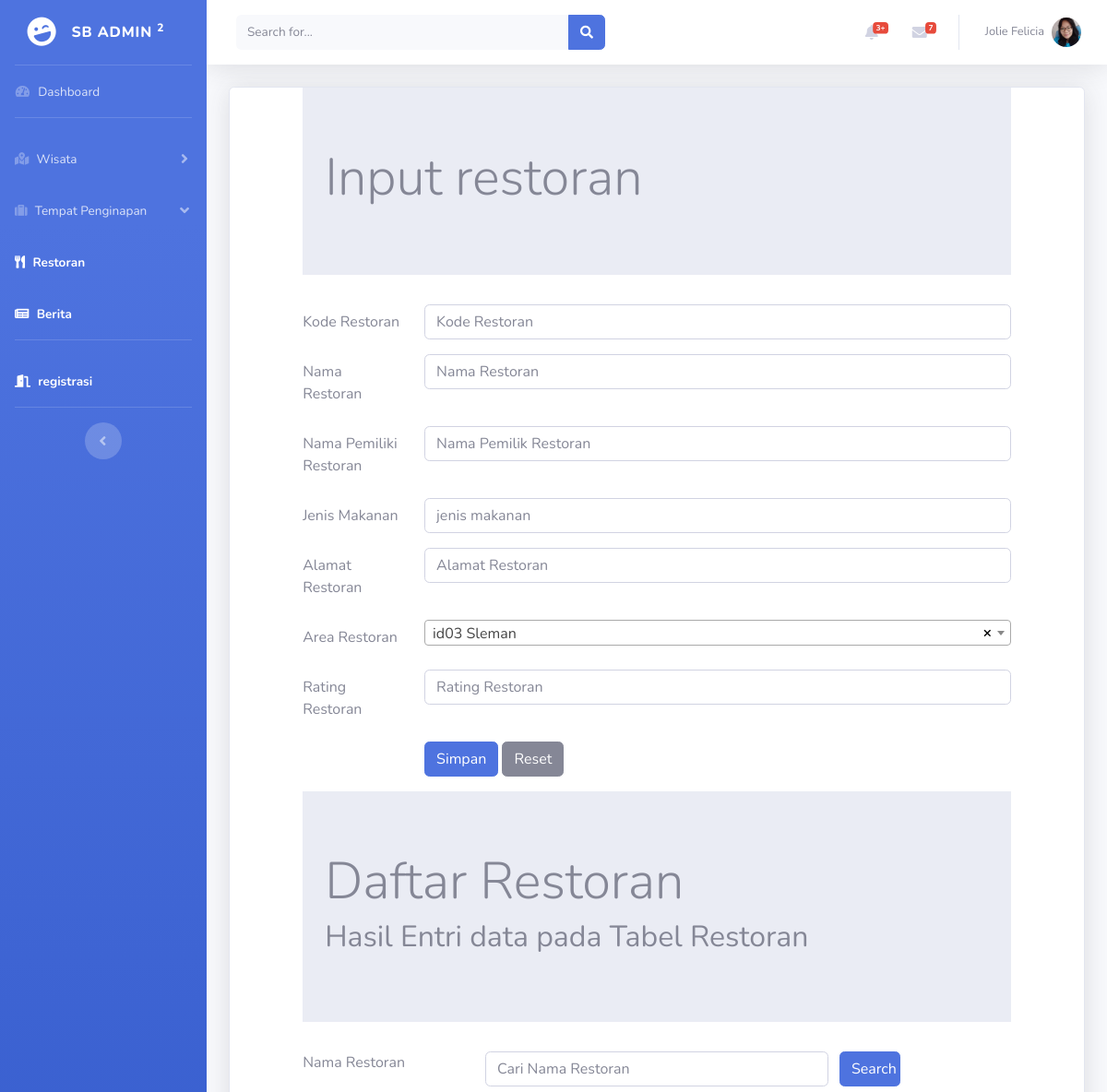
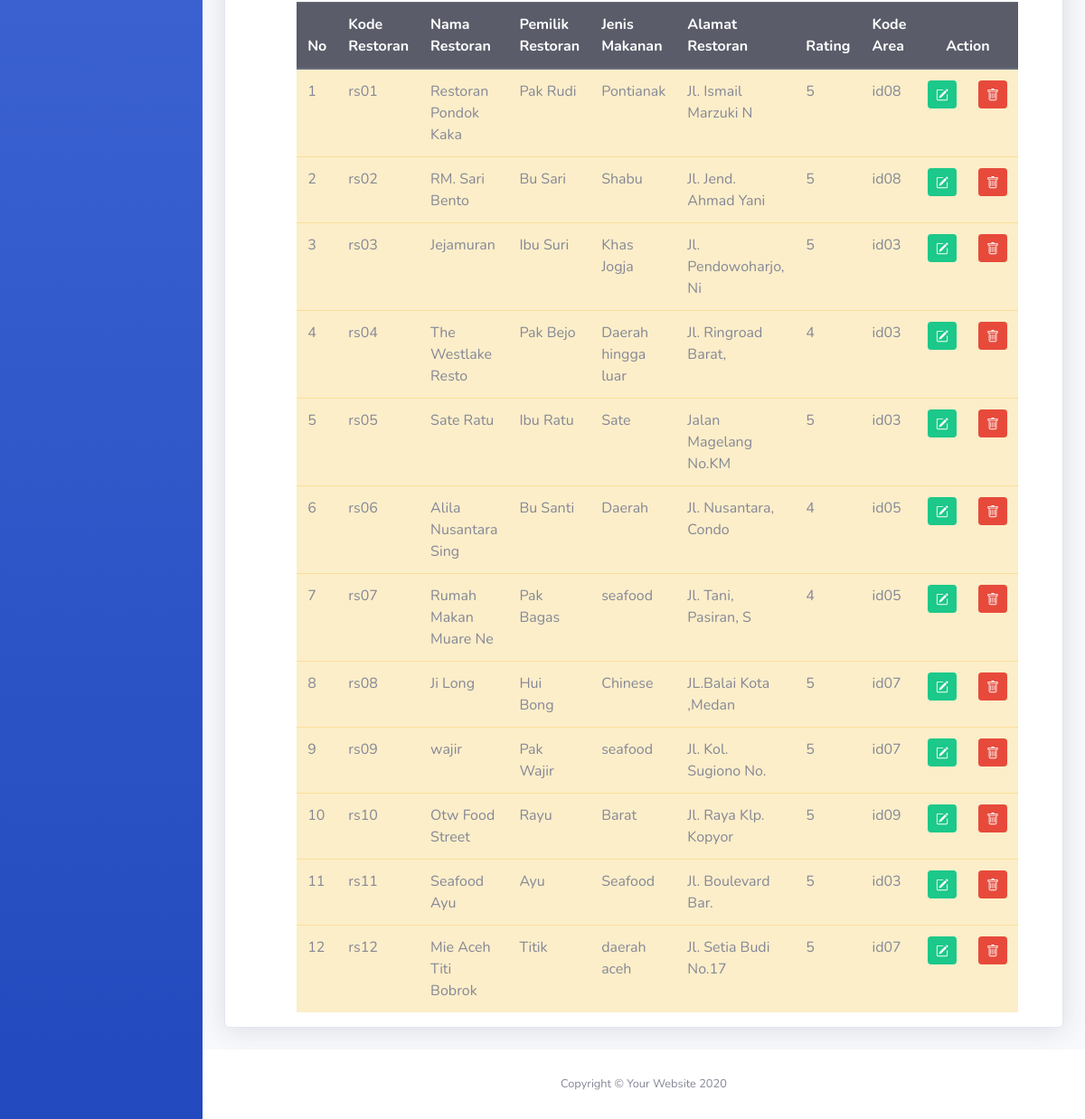
/restoran.php (signed in), run on the app's committed database (2 pictures, top to bottom).
### tables this page shows
CREATE TABLE `restoran` (
  `restoranID` char(4) NOT NULL,
  `restorannama` varchar(20) NOT NULL,
  `restoranpemilik` varchar(20) NOT NULL,
  `jenismakanan` varchar(20) NOT NULL,
  `restoranalamat` varchar(20) NOT NULL,
  `areaID` char(4) NOT NULL,
  `rating` int(11) NOT NULL
);

CREATE TABLE `area` (
  `areaID` char(4) NOT NULL,
  `areanama` char(35) NOT NULL,
  `areawilayah` char(35) NOT NULL,
  `areaketerangan` varchar(255) NOT NULL,
  `provinsiID` char(2) NOT NULL
);

### restoran.php (the view, shortened to what this page needs)
<!DOCTYPE html>
<html lang="en">
<head>
    <link rel="stylesheet" type="text/css" href="css/bootstrap.min.css">
    <link rel="stylesheet" href="https://cdnjs.cloudflare.com/ajax/libs/select2/4.0.3/css/select2.min.css">
</head>
<?php
     include "header.php";?>
<div class="container-fluid">
<div class="card shadow mb-4">
<?php
    include "includes/config.php";
?>
<div class="row">
<div class="col-sm-1">
  </div>
  <div class="col-sm-10">
  <div class="jumbotron jumbotron-fluid">
                <div class="container">
                    <h1 class="display-4">Input restoran</h1>
                </div>
            </div>
  <form method="POST">
 <div class="form-group row">
    <label for="koderestoran" class="col-sm-2 col-form-label">Kode Restoran</label>
    <div class="col-sm-10">
      <input type="text" class="form-control" id="koderestoran" name="inputidrestoran" placeholder="Kode Restoran" maxlength="4" required="" >
    </div>
  </div>
  <div class="form-group row">
    <label for="namarestoran" class="col-sm-2 col-form-label">Nama Restoran</label>
    <div class="col-sm-10">
      <input type="text" class="form-control" name="inputnamarestoran" id="namarestoran" placeholder="Nama Restoran">
    </div>
  </div>
  <div class="form-group row">
    <label for="namapemilikrestoran" class="col-sm-2 col-form-label">Nama Pemiliki Restoran</label>
    <div class="col-sm-10">
      <input type="text" class="form-control" name="inputpemilik" id="namapemilikrestoran" placeholder="Nama Pemilik Restoran">
    </div>
  </div>
  <div class="form-group row">
    <label for="jenismakanan" class="col-sm-2 col-form-label">Jenis Makanan </label>
    <div class="col-sm-10">
      <input type="text" class="form-control" name="inputjenismakanan" id="jenismakanan" placeholder="jenis makanan" >
    </div>
  </div>
  <div class="form-group row">
    <label for="alamat" class="col-sm-2 col-form-label">Alamat Restoran</label>
    <div class="col-sm-10">
      <input type="text" class="form-control" name="inputalamatrestoran" id="alamat" placeholder="Alamat Restoran" >
    </div>
  </div>
  <div class="form-group row">
    <label for="refkategori" class="col-sm-2 col-form-label">Area Restoran</label>
    <div class="col-sm-10">
    </div>
  </div>
    <div class="form-group row">
    <label for="rating" class="col-sm-2 col-form-label">Rating Restoran</label>
    <div class="col-sm-10">
      <input type="text" class="form-control" name="inputratingrestoran" id="rating" placeholder="Rating Restoran" >
    </div>
  </div>
  <div class="form-group row">
    <div class="col-sm-2">
    </div>
    <div class="col-sm-10">
    <input type="submit" class="btn btn-primary" value="Simpan" name="Simpan">
    <input type="reset" class="btn btn-secondary" value="Reset" name="Reset">
    </div>
  </div>
</form>
  </div>
    <div class="col-sm-1">
    </div>
    </div>
    <div class="row">
        <div class="col-sm-1"></div>
        <div class="col-sm-10">
            <div class="jumbotron jumbotron-fluid">
                <div class="container">
                    <h1 class="display-4">Daftar Restoran</h1>
                    <h2>Hasil Entri data pada Tabel Restoran</h2>
                </div>
            </div>
        <form method="POST">
            <div class="form-group row mb-2">
                <label for="search" class="col-sm-3">Nama Restoran</label>
                <div class="col-sm-6">
                    <input type="text" name="search" class="form-control" id="search"
                    value="<?php if(isset($_POST['search'])) {echo $_POST['search'];} ?>"placeholder="Cari Nama Restoran">
                </div>
                <input type="submit" name="Kirim" class="col-sm-1 btn btn-primary" value="Search">
            </div>
        </form>
        <table class="table table-hover table-warning">
            <thead class="thead-dark">
                <tr>
                    <th>No</th>
                    <th>Kode Restoran</th>
                    <th>Nama Restoran</th>
                    <th>Pemilik Restoran</th>
                    <th>Jenis Makanan</th>
                    <th>Alamat Restoran</th>
                    <th>Rating</th>
                    <th>Kode Area</th>
                    <th colspan="2" style="text-align:center">Action</th>
                </tr>
            </thead>
            <tbody>
            <?php
            if(isset($_POST["Kirim"]))
            {
                $search = $_POST['search'];
                $query = mysqli_query($connection, "select restoran.*,
                area.areaID, area.areanama
                from restoran, area
                where restorannama like '%".$search."%'
                and restoran.areaID = area.areaID
                ");
            }else
                {
                $query = mysqli_query($connection,  "select restoran.*,
                area.areaID, area.areanama
                from restoran, area
                where restoran.areaID = area.areaID
                ");
                }
                $nomor = 1;
                while ($row = mysqli_fetch_array($query))
                { ?>
                    <tr>
                        <td><?php echo $nomor;?></td>
                        <td><?php echo $row['restoranID'];?></td>
                        <td><?php echo $row['restorannama'];?></td>
                        <td><?php echo $row['restoranpemilik'];?></td>
                        <td><?php echo $row['jenismakanan'];?></td>
                        <td><?php echo $row['restoranalamat'];?></td>
                        <td><?php echo $row['rating'];?></td>
                        <td><?php echo $row['areaID'];?></td>
                        <td>
                            <a href="restoranedit.php?ubah=<?php echo $row["restoranID"]; ?> "class="btn btn-success btn-sm"
                                TITLE="EDIT">
                            </a>
                        </td>
                        <td>
                            <a href="restoranhapus.php?hapus=<?php echo $row["restoranID"]; ?>" class="btn btn-danger btn-sm"
                                TITLE="DELETE">
                           </a>
                        </td>
                    </tr>
            <?php $nomor = $nomor + 1; ?>
            <?php } ?>
            </tbody>
        </table>
        </div>
        <div class="col-sm-1"></div>
    </div>
</div>
</div>
<?php include "footer.php";?>
</html>

### data on the page
restoran: restoranID "rs01", restorannama "Restoran Pondok Kaka", restoranpemilik "Pak Rudi", jenismakanan "Pontianak", restoranalamat "Jl. Ismail Marzuki N", rating "5", areaID.areaID "id08"
restoran: restoranID "rs02", restorannama "RM. Sari Bento", restoranpemilik "Bu Sari", jenismakanan "Shabu", restoranalamat "Jl. Jend. Ahmad Yani", rating "5", areaID.areaID "id08"
restoran: restoranID "rs03", restorannama "Jejamuran", restoranpemilik "Ibu Suri", jenismakanan "Khas Jogja", restoranalamat "Jl. Pendowoharjo, Ni", rating "5", areaID.areaID "id03"
restoran: restoranID "rs04", restorannama "The Westlake Resto", restoranpemilik "Pak Bejo", jenismakanan "Daerah hingga luar", restoranalamat "Jl. Ringroad Barat,", rating "4", areaID.areaID "id03"
restoran: restoranID "rs05", restorannama "Sate Ratu", restoranpemilik "Ibu Ratu", jenismakanan "Sate", restoranalamat "Jalan Magelang No.KM", rating "5", areaID.areaID "id03"
restoran: restoranID "rs06", restorannama "Alila Nusantara Sing", restoranpemilik "Bu Santi", jenismakanan "Daerah", restoranalamat "Jl. Nusantara, Condo", rating "4", areaID.areaID "id05"
restoran: restoranID "rs07", restorannama "Rumah Makan Muare Ne", restoranpemilik "Pak Bagas", jenismakanan "seafood", restoranalamat "Jl. Tani, Pasiran, S", rating "4", areaID.areaID "id05"
restoran: restoranID "rs08", restorannama "Ji Long", restoranpemilik "Hui Bong", jenismakanan "Chinese", restoranalamat "JL.Balai Kota ,Medan", rating "5", areaID.areaID "id07"
restoran: restoranID "rs09", restorannama "wajir", restoranpemilik "Pak Wajir", jenismakanan "seafood", restoranalamat "Jl. Kol. Sugiono No.", rating "5", areaID.areaID "id07"
restoran: restoranID "rs10", restorannama "Otw Food Street", restoranpemilik "Rayu", jenismakanan "Barat", restoranalamat "Jl. Raya Klp. Kopyor", rating "5", areaID.areaID "id09"
restoran: restoranID "rs11", restorannama "Seafood Ayu", restoranpemilik "Ayu", jenismakanan "Seafood", restoranalamat "Jl. Boulevard Bar.", rating "5", areaID.areaID "id03"
restoran: restoranID "rs12", restorannama "Mie Aceh Titi Bobrok", restoranpemilik "Titik", jenismakanan "daerah aceh", restoranalamat "Jl. Setia Budi No.17", rating "5", areaID.areaID "id07"
